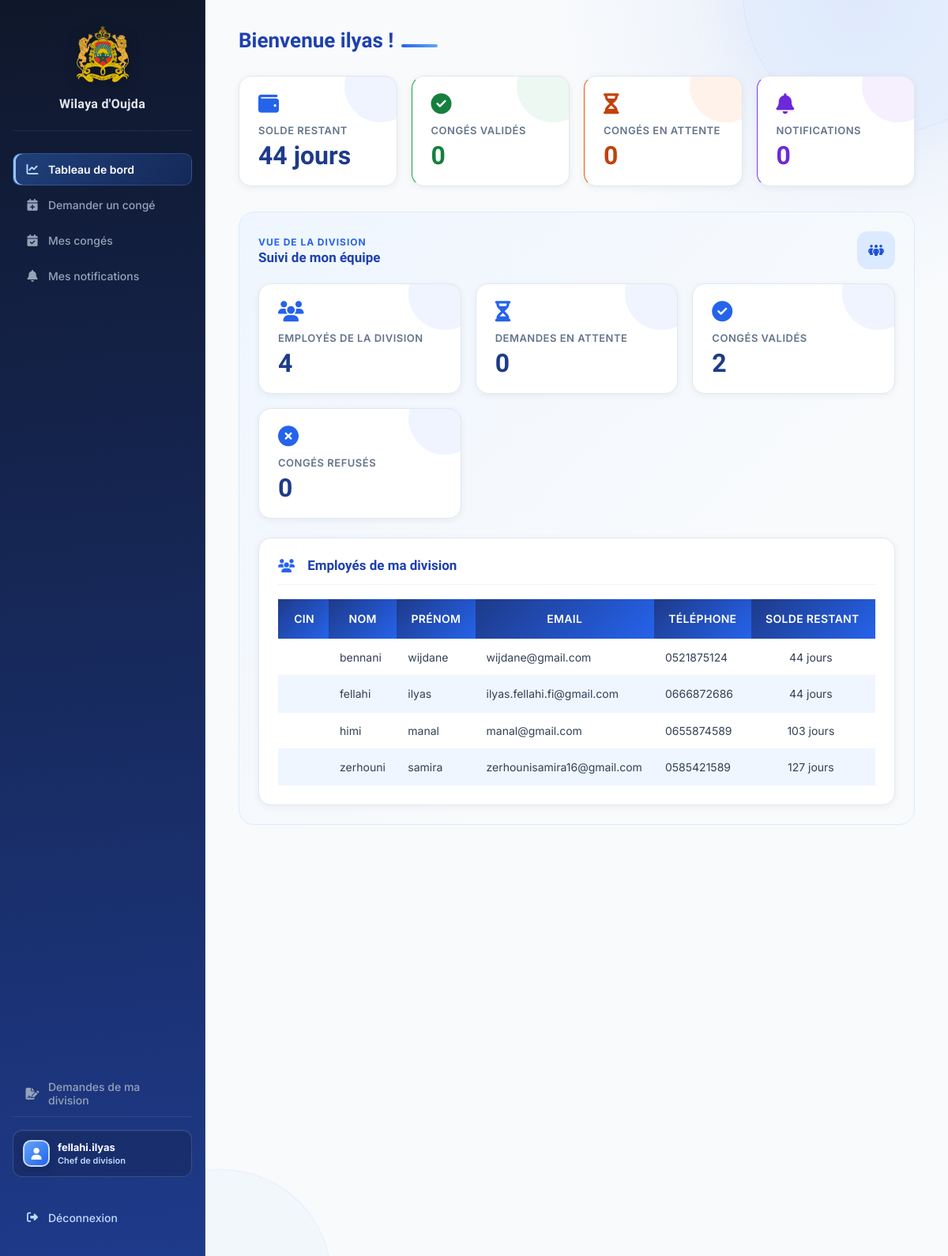
Screenshot of /employe/dashboard.php (signed in) with the database file from the repository.
### tables this page shows
CREATE TABLE `employes` (
  `id` int(11) NOT NULL,
  `nom` varchar(50) NOT NULL,
  `prenom` varchar(50) NOT NULL,
  `cin` varchar(20) DEFAULT NULL,
  `email` varchar(100) NOT NULL,
  `telephone` varchar(20) DEFAULT NULL,
  `date_embauche` date NOT NULL,
  `division_id` int(11) DEFAULT NULL,
  `utilisateur_id` int(11) DEFAULT NULL,
  `solde_annuel` int(11) DEFAULT 22,
  `reste_annee_precedente` int(11) DEFAULT 0,
  `solde_total` int(11) DEFAULT 22,
  `derniere_maj_solde` year(4) DEFAULT NULL
);

### config/auth.php (called while the page is built, shortened)
<?php
function e($value): string
{
    return htmlspecialchars((string) $value, ENT_QUOTES, 'UTF-8');
}
?>

### employe/dashboard.php (the view, shortened to what this page needs)
<?php
require_once "../config/auth.php";
require_once "../config/database.php";
$page = $_GET['page'] ?? 'home';
$roleLabel = ($_SESSION['role'] ?? '') === 'chef_division' ? 'Chef de division' : 'Employé';
$sql = "SELECT *
        FROM employes
        WHERE utilisateur_id = ?";
$stmt = $pdo->prepare($sql);
$stmt->execute([$_SESSION['id']]);
$employe = $stmt->fetch();
$sql = "SELECT COUNT(*) AS total
        FROM conges
        WHERE employe_id = ?
        AND statut = 'Valide'";
$stmt = $pdo->prepare($sql);
$stmt->execute([$employe['id']]);
$totalValide = $stmt->fetch()['total'];
$sql = "SELECT COUNT(*) AS total
        FROM conges
        WHERE employe_id = ?
        AND statut = 'En attente'";
$stmt = $pdo->prepare($sql);
$stmt->execute([$employe['id']]);
$totalAttente = $stmt->fetch()['total'];
$sql = "SELECT COUNT(*) AS total
        FROM notifications
        WHERE utilisateur_id = ?
        AND lu = 0";
$stmt = $pdo->prepare($sql);
$stmt->execute([$_SESSION['id']]);
$totalNotifications = $stmt->fetch()['total'];
if($_SESSION['role'] == "chef_division")
{
    $stmt = $pdo->prepare("
        SELECT COUNT(*) AS total
        FROM employes
        WHERE division_id = ?
    ");
    $stmt->execute([$employe['division_id']]);
    $totalEmployesDivision = $stmt->fetch()['total'];
    $stmt = $pdo->prepare("
        SELECT COUNT(*) AS total
        FROM conges
        INNER JOIN employes
        ON conges.employe_id = employes.id
        WHERE employes.division_id = ?
        AND conges.statut='En attente'
    ");
    $stmt->execute([$employe['division_id']]);
    $totalAttenteDivision = $stmt->fetch()['total'];
    $stmt = $pdo->prepare("
        SELECT COUNT(*) AS total
        FROM conges
        INNER JOIN employes
        ON conges.employe_id = employes.id
        WHERE employes.division_id = ?
        AND conges.statut='Valide'
    ");
    $stmt->execute([$employe['division_id']]);
    $totalValideDivision = $stmt->fetch()['total'];
    $stmt = $pdo->prepare("
        SELECT COUNT(*) AS total
        FROM conges
        INNER JOIN employes
        ON conges.employe_id = employes.id
        WHERE employes.division_id = ?
        AND conges.statut='Refuse'
    ");
    $stmt->execute([$employe['division_id']]);
    $totalRefuseDivision = $stmt->fetch()['total'];
}
$sql = "SELECT
            cin,
            nom,
            prenom,
            email,
            telephone,
            solde_total
        FROM employes
        WHERE division_id = ?
        ORDER BY nom, prenom";
$stmt = $pdo->prepare($sql);
$stmt->execute([$employe['division_id']]);
$employesDivision = $stmt->fetchAll();
?>
<!DOCTYPE html>
<html lang="fr">
<head>
    <link rel="stylesheet" href="../assets/css/dashboard.css?v=<?php echo time();?>">
    <link rel="stylesheet" href="../assets/css/table.css?v=<?php echo time();?>">
    <link rel="stylesheet" href="../assets/css/form.css?v=<?php echo time();?>">
    <link rel="stylesheet" href="https://cdnjs.cloudflare.com/ajax/libs/font-awesome/6.7.2/css/all.min.css">
</head>
<body>
    <div class="container">
        <div class="sidebar">
            <img src="../assets/images/logo.png" alt="Logo Province" class="sidebar-logo">
            <h2 class="sidebar-title">
                Wilaya d'Oujda
            </h2>
            <ul>
                <li>
                    <a class="<?= $page === 'home' ? 'active' : ''; ?>" href="dashboard.php?page=home">
                        <i class="fa-solid fa-chart-line"></i>
                        Tableau de bord
                    </a>
                </li>
                <li>
                    <a class="<?= $page === 'demander_conge' ? 'active' : ''; ?>" href="dashboard.php?page=demander_conge">
                        <i class="fa-solid fa-calendar-plus"></i>
                        Demander un congé
                    </a>
                </li>
                <li>
                    <a class="<?= $page === 'mes_conges' ? 'active' : ''; ?>" href="dashboard.php?page=mes_conges">
                        <i class="fa-solid fa-calendar-check"></i>
                        Mes congés
                    </a>
                </li>
                <li>
                    <a class="<?= $page === 'notifications' ? 'active' : ''; ?>" href="dashboard.php?page=notifications">
                        <i class="fa-solid fa-bell"></i>
                        Mes notifications
                    </a>
                </li>
                <?php if ($_SESSION['role'] == "chef_division") { ?>
                <li>
                    <a class="<?= $page === 'demandes_division' ? 'active' : ''; ?>" href="dashboard.php?page=demandes_division">
                        <i class="fa-solid fa-file-signature"></i>
                        Demandes de ma division
                    </a>
                </li>
                <?php } ?>
            </ul>
            <div class="sidebar-footer">
                <div class="sidebar-profile">
                    <div class="sidebar-avatar"><i class="fa-solid fa-user"></i></div>
                    <div>
                        <strong><?= e($_SESSION['username'] ?? 'Utilisateur'); ?></strong>
                        <span><?= e($roleLabel); ?></span>
                    </div>
                </div>
                <a class="sidebar-logout" href="../logout.php">
                    <i class="fa-solid fa-right-from-bracket"></i>
                    Déconnexion
                </a>
            </div>
        </div>
        <div class="main-content">
            <?php
        if ($page == 'home') {
        ?>
            <h1>Bienvenue <?= e($employe['prenom']); ?> !</h1>
            <div class="cards">
                <div class="card card-primary">
                    <i class="fa-solid fa-wallet card-icon"></i>
                    <h3>Solde restant</h3>
                    <p><?= $employe['solde_total']; ?> jours</p>
                </div>
                <div class="card card-green">
                    <i class="fa-solid fa-circle-check card-icon"></i>
                    <h3>Congés validés</h3>
                    <p><?= $totalValide ?></p>
                </div>
                <div class="card card-orange">
                    <i class="fa-solid fa-hourglass-half card-icon"></i>
                    <h3>Congés en attente</h3>
                    <p><?= $totalAttente ?></p>
                </div>
                <div class="card card-violet">
                    <i class="fa-solid fa-bell card-icon"></i>
                    <h3>Notifications</h3>
                    <p><?= $totalNotifications ?></p>
                </div>
            </div>
            <?php if($_SESSION['role']=="chef_division"){ ?>
            <section class="division-dashboard">
                <div class="division-heading">
                    <div>
                        <p class="eyebrow">Vue de la division</p>
                        <h2>Suivi de mon équipe</h2>
                    </div>
                    <i class="fa-solid fa-people-group"></i>
                </div>
                <div class="cards division-cards">
                    <div class="card">
                        <i class="fa-solid fa-users card-icon"></i>
                        <h3>Employés de la division</h3>
                        <p><?= $totalEmployesDivision ?></p>
                    </div>
                    <div class="card">
                        <i class="fa-solid fa-hourglass-half card-icon"></i>
                        <h3>Demandes en attente</h3>
                        <p><?= $totalAttenteDivision ?></p>
                    </div>
                    <div class="card">
                        <i class="fa-solid fa-circle-check card-icon"></i>
                        <h3>Congés validés</h3>
                        <p><?= $totalValideDivision ?></p>
                    </div>
                    <div class="card">
                        <i class="fa-solid fa-circle-xmark card-icon"></i>
                        <h3>Congés refusés</h3>
                        <p><?= $totalRefuseDivision ?></p>
                    </div>
                </div>
                <div class="table-container">
                    <h2>
                        <i class="fa-solid fa-users"></i>
                        Employés de ma division
                    </h2>
                    <table>
                        <tr>
                            <th>CIN</th>
                            <th>Nom</th>
                            <th>Prénom</th>
                            <th>Email</th>
                            <th>Téléphone</th>
                            <th>Solde restant</th>
                        </tr>
                        <?php foreach($employesDivision as $e){ ?>
                        <tr>
                            <td><?= e($e['cin']); ?></td>
                            <td><?= e($e['nom']); ?></td>
                            <td><?= e($e['prenom']); ?></td>
                            <td><?= e($e['email']); ?></td>
                            <td><?= e($e['telephone']); ?></td>
                            <td><?= $e['solde_total']; ?> jours</td>
                        </tr>
                        <?php } ?>
                    </table>
                </div>
            </section>
            <?php } ?>
            <?php
        }
        elseif ($page == 'demander_conge') {
            include 'demander_conge.php';
        }
        elseif ($page == 'mes_conges') {
            include 'mes_conges.php';
        }
        elseif ($page == 'notifications') {
            include 'notifications.php';
        }
        elseif ($page == 'demandes_division') {
            include 'demandes_division.php';
        }
        ?>
        </div>
    </div>
</body>
</html>

### assets/css/table.css (style rules this page uses)
table { width: 100%; border-collapse: collapse; border-spacing: 0; font-size: 14px; }
th { padding: 13px 16px; text-align: left; font-family: 'Inter', sans-serif; font-size: 11px; font-weight: 700; text-transform: uppercase; letter-spacing: 0.65px; color: #94a3b8; white-space: nowrap; border-bottom: 1px solid rgba(255, 255, 255, 0.05); }
th:first-child { padding-left: 20px; }
th:last-child { padding-right: 20px; text-align: center; }
td { padding: 13px 16px; text-align: left; border-bottom: 1px solid #f1f5f9; color: #334155; font-size: 14px; vertical-align: middle; background: white; transition: background 0.15s ease; }
td:first-child { padding-left: 20px; }
td:last-child { padding-right: 20px; text-align: center; }
tbody tr:nth-child(even) td { background: #f8fafc; }
tbody tr:last-child td { border-bottom: none; }
td:first-child { font-weight: 600; color: #0f172a; }
table th { background: linear-gradient(135deg, #1e3a8a, #2563eb); color: #ffffff; font-weight: 600; padding: 15px 18px; text-align: center; border: none; font-size: 14px; letter-spacing: 0.3px; }
td, th { line-height: 1.4; }

### assets/css/form.css (style rules this page uses)
.main-content>h1 { margin-bottom: 28px; color: #1e40af; }
.main-content h2, .table-container h2 { color: #1e40af; }
.table-container { margin-top: 32px; padding: 24px; }
table tr:first-child th { background: linear-gradient(135deg, #1e3a8a, #2563eb); color: #fff; }
table tr:nth-child(odd) td { background: #eff6ff; }
table tr:nth-child(even) td { background: #fff; }
.division-dashboard { margin-top: 32px; padding: 24px; border: 1px solid #dbeafe; border-radius: 20px; background: linear-gradient(135deg, #eff6ff, #f8fafc 65%); }
.division-heading { display: flex; align-items: center; justify-content: space-between; gap: 18px; }
.division-heading h2 { margin: 2px 0 0; }
.division-heading>i { display: grid; width: 48px; height: 48px; place-items: center; border-radius: 14px; background: #dbeafe; color: #1d4ed8; }
.eyebrow { margin: 0; color: #2563eb; font-size: 12px; font-weight: 700; letter-spacing: .08em; text-align: left; text-transform: uppercase; }
.division-cards { margin-top: 18px; }
.division-dashboard .table-container { margin-top: 24px; }
.main-content { background: radial-gradient(circle at 88% 0%, rgba(37, 99, 235, .08), transparent 24rem), #f8fafc; }
.sidebar { border-right: 1px solid rgba(148, 163, 184, .14); }
.sidebar ul li a.active { background: linear-gradient(135deg, rgba(59, 130, 246, .36), rgba(37, 99, 235, .18)); color: #fff; box-shadow: inset 3px 0 0 #93c5fd; }
.sidebar ul li a.active i { color: #bfdbfe; }
.sidebar ul li:last-child { margin-top: auto; }
.sidebar-profile { display: flex; align-items: center; gap: 10px; margin: 0 0 18px; padding: 12px; border: 1px solid rgba(191, 219, 254, .18); border-radius: 12px; background: rgba(15, 23, 42, .24); }
.sidebar-avatar { display: grid; width: 34px; height: 34px; place-items: center; flex: 0 0 34px; border-radius: 10px; background: linear-gradient(135deg, #60a5fa, #2563eb); color: #fff; }
.sidebar-profile strong, .sidebar-profile span { display: block; }
.sidebar-profile strong { max-width: 160px; overflow: hidden; color: #fff; font-size: 13px; text-overflow: ellipsis; white-space: nowrap; }
.sidebar-profile span { margin-top: 2px; color: #bfdbfe; font-size: 11px; font-weight: 600; }
.card { position: relative; overflow: hidden; transition: transform .2s ease, box-shadow .2s ease; }
.card::after { content: ""; position: absolute; width: 92px; height: 92px; top: -34px; right: -26px; border-radius: 50%; background: rgba(37, 99, 235, .07); }
.card-violet { border-left-color: #7c3aed; }
.card-violet .card-icon, .card-violet p { color: #6d28d9; }
.card-violet::after { background: rgba(124, 58, 237, .08); }
.card-green { border-left-color: #16a34a; }
.card-green .card-icon, .card-green p { color: #15803d; }
.card-green::after { background: rgba(22, 163, 74, .08); }
.card-orange { border-left-color: #ea580c; }
.card-orange .card-icon, .card-orange p { color: #c2410c; }
.card-orange::after { background: rgba(234, 88, 12, .08); }
.main-content>h1::after { content: ""; display: block; width: 46px; height: 4px; margin-top: 12px; border-radius: 99px; background: linear-gradient(90deg, #2563eb, #60a5fa); }
.table-container h2 { display: flex; align-items: center; gap: 8px; }
.table-container h2 i { color: #2563eb; }

### rows the page displays
employes: prenom "ilyas", solde_total "44", nom "fellahi", email "ilyas.fellahi.fi@gmail.com", telephone "0666872686"
employes: nom "bennani", prenom "wijdane", email "wijdane@gmail.com", telephone "0521875124", solde_total "44"
employes: nom "himi", prenom "manal", email "manal@gmail.com", telephone "0655874589", solde_total "103"
employes: nom "zerhouni", prenom "samira", email "zerhounisamira16@gmail.com", telephone "0585421589", solde_total "127"

### other values shown
$_SESSION['username'] "fellahi.ilyas"
$roleLabel "Chef de division"
$totalValide "0"
$totalAttente "0"
$totalNotifications "0"
$totalEmployesDivision "4"
$totalAttenteDivision "0"
$totalValideDivision "2"
$totalRefuseDivision "0"
